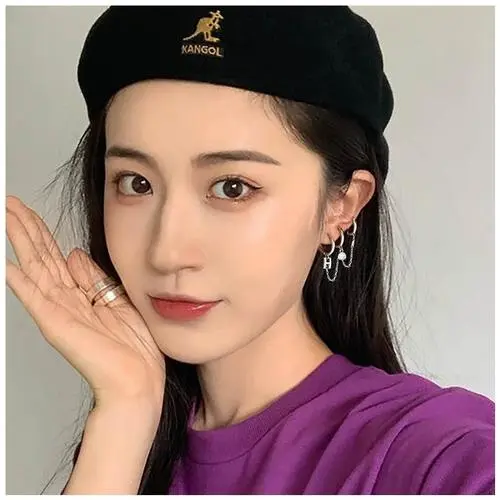
#> input picture resouces/face.jpg, 500 x 500 px
$ python chapter8.py
#> lines starting #> are read from the running program, lines starting #| are printed output that depends on the picture; after the words box and inside, x2 and y2 are one past the last pixel; in counts of white or black regions, pixels touching at a corner belong together
import cv2

faceCascade=cv2.CascadeClassifier("resouces/haarcascade_frontalface_default.xml")
img=cv2.imread('resouces/face.jpg')
#> img is the input picture: shape (500, 500, 3); mean B, G, R 123.6, 129.4, 157.1
imgGray=cv2.cvtColor(img,cv2.COLOR_BGR2GRAY)
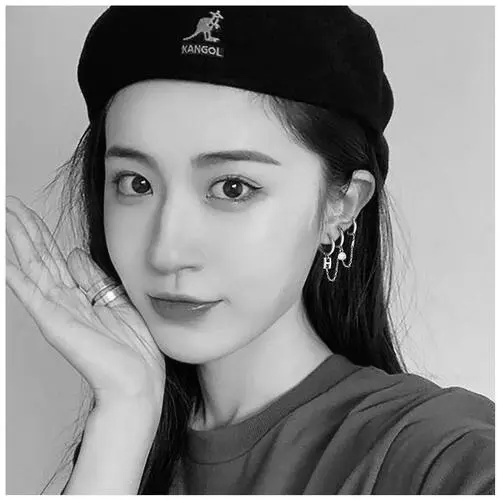
#> imgGray: shape (500, 500); min 0, max 255, mean 137

faces=faceCascade.detectMultiScale(imgGray,1.3,2)
#> faces = [[51, 80, 272, 272]]
for (x,y,w,h) in faces:
    cv2.rectangle(img,(x,y),(x+w,y+h),(255,0,0),2)
#> this loop made 1 pass
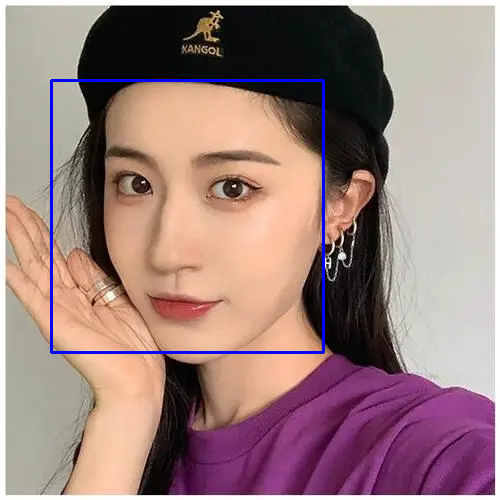
#> img: shape (500, 500, 3); 1.3% of pixels changed, all inside (x1, y1, x2, y2) = (50, 79, 325, 354)

cv2.imshow("result",img)
cv2.waitKey(0)

$ run again, with resouces/forest.png saved as resouces/face.jpg
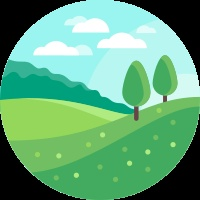
#> input picture resouces/forest.png, 200 x 200 px
#> img is the input picture: shape (200, 200, 3); mean B, G, R 122.6, 164.5, 97.1
#> `imgGray=cv2.cvtColor(img,cv2.COLOR_BGR2GRAY)`:
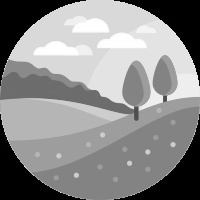
#> imgGray: shape (200, 200); min 0, max 255, mean 139.5
#> faces = ()
